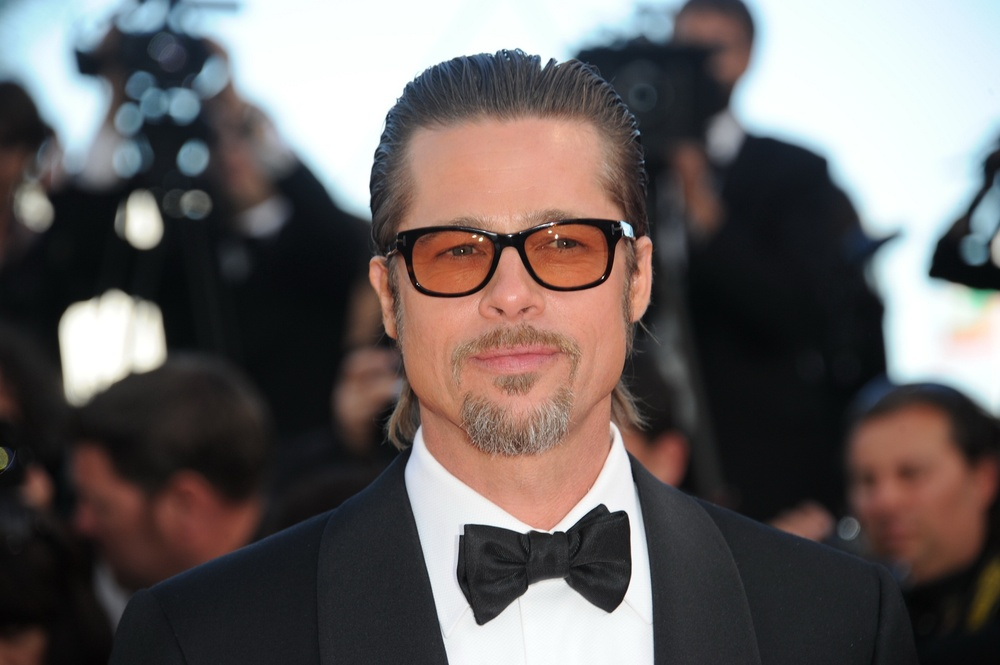
#> input picture phd_fas_uncertainty/image_samples/real/brad_pitt.jpg, 1000 x 665 px, shrunk from 1920 x 1277 before the run; its folder holds only this picture in this run
$ jupyter execute --allow-errors run_example.ipynb   (shell and % lines are left out)
#> lines starting #> are read from the running program, lines starting #| are printed output that depends on the picture
### phd_fas_uncertainty/fasuncertainty/pipeline.py
from phd_fas_uncertainty.fasuncertainty.facedetector import FDwithLandmarks
from phd_fas_uncertainty.fasuncertainty.iqdclassifier import IQDClassifier
from phd_fas_uncertainty.fasuncertainty.fasclassifier import FASClassifier


class Pipeline_FAS():
    def __init__(self):
        """
        Initialize Face Anti-Spoofing System.
        """
        print('Face Detection Module...')
        self.facedetection_model = FDwithLandmarks(plot_points_on_faces=False)

        print('Image Quality Assesment Module...')
        self.iqd_model = IQDClassifier()

        print('Face Anti-Spoofing Module...')
        self.fas_model = FASClassifier()

        self.proba_max = 0.64
        self.std_error = 0.9


    # [22 lines left out: function predict, not called in this run]


# img = "load image as numpy array in RGB"
# fas_pipeline = Pipeline_FAS()
# results = fas_pipeline.predict(img)
# print(f"""
# SYSTEM OUTPUTS
# --------------
# Face Coordenates:     {results[1]}
# IQD Classifier Model: {results[2]}
# FAS Classifier Model: {results[3]}
# Final Decision:       {results[4]}
# """)

### run_example.ipynb
## Install dependencies

## Clone Repository

## Import libraries

[cell 1]
from phd_fas_uncertainty.fasuncertainty.pipeline import Pipeline_FAS

[cell 2]
from matplotlib import pyplot as plt
import cv2
import glob

## Prepare pipeline

#> (a cell that did not finish here is left out)

## Load images to evaluate

[cell 4]
img_paths = glob.glob('/content/phd_fas_uncertainty/image_samples/**/*.*')
images_labels = [(cv2.cvtColor(cv2.imread(img_path), cv2.COLOR_BGR2RGB),
                  img_path.split('/')[-2]) for img_path in img_paths]
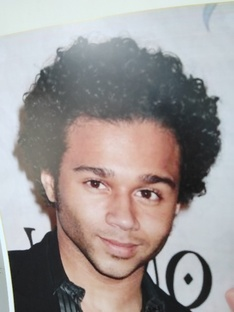
#> input picture phd_fas_uncertainty/image_samples/spoof/430928.jpg, 234 x 312 px, shrunk from 450 x 600 before the run
#> images_labels = 2 items

num_images = len(images_labels)
#> num_images = 2
fig, axes = plt.subplots(1, num_images, figsize=(min(3*num_images, 40), 3))
for i, (img, label) in enumerate(images_labels):
    axes[i].imshow(img)
    axes[i].title.set_text(f"Label: {label}")
    axes[i].axis('off')
#> this loop made 2 passes
#> label on passes 1 to 2: 'real', 'spoof'

plt.show()
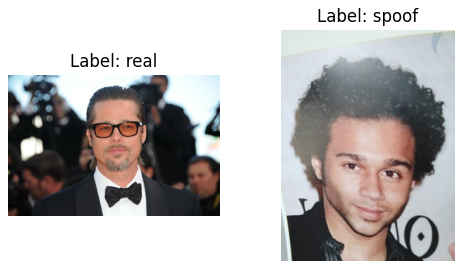
#> figure drawn by matplotlib, 2 panels

## Predict

[cell 5]
images_croped_predicts = []
#> (the rest of this cell did not finish here and is left out)

[cell 6]
fig, axes = plt.subplots(1, num_images, figsize=(min(3*num_images, 40), 3))
for i, (img, label, predict) in enumerate(images_croped_predicts):
    axes[i].imshow(img)
    axes[i].title.set_text(f"No. img: {i+1}\ny_true: {label}\ny_pred: {predict}")
    axes[i].axis('off')
